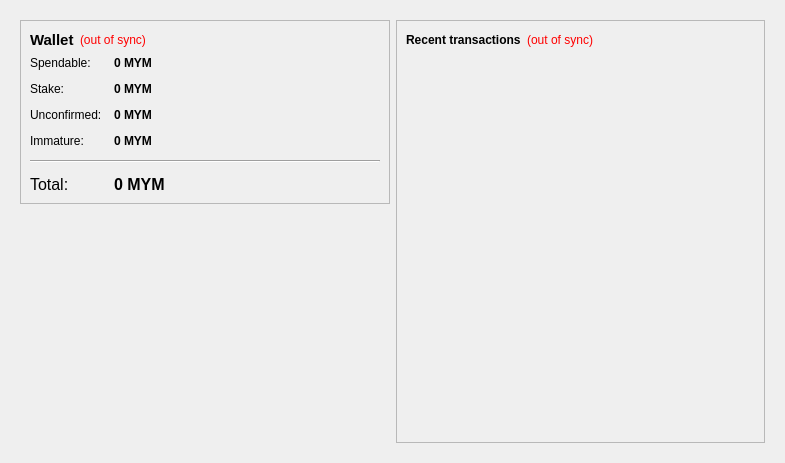
<?xml version="1.0" encoding="UTF-8"?>
<ui version="4.0">
 <class>OverviewPage</class>
 <widget class="QWidget" name="OverviewPage">
  <property name="geometry">
   <rect>
    <x>0</x>
    <y>0</y>
    <width>785</width>
    <height>463</height>
   </rect>
  </property>
  <property name="windowTitle">
   <string>Form</string>
  </property>
  <layout class="QHBoxLayout" name="horizontalLayout" stretch="0">
   <item>
    <widget class="QFrame" name="frameMain">
     <property name="frameShape">
      <enum>QFrame::NoFrame</enum>
     </property>
     <layout class="QHBoxLayout" name="horizontalLayout_3">
      <item>
       <layout class="QVBoxLayout" name="verticalLayout_2">
        <item>
         <widget class="QFrame" name="frame">
          <property name="frameShape">
           <enum>QFrame::StyledPanel</enum>
          </property>
          <property name="frameShadow">
           <enum>QFrame::Plain</enum>
          </property>
          <layout class="QVBoxLayout" name="verticalLayout_4">
           <item>
            <layout class="QHBoxLayout" name="horizontalLayout_4">
             <item>
              <widget class="QLabel" name="label_5">
               <property name="font">
                <font>
                 <pointsize>11</pointsize>
                 <weight>75</weight>
                 <bold>true</bold>
                </font>
               </property>
               <property name="text">
                <string>Wallet</string>
               </property>
              </widget>
             </item>
             <item>
              <widget class="QLabel" name="labelWalletStatus">
               <property name="toolTip">
                <string>The displayed information may be out of date. Your wallet automatically synchronizes with the ODNS network after a connection is established, but this process has not completed yet.</string>
               </property>
               <property name="styleSheet">
                <string notr="true">QLabel { color: red; }</string>
               </property>
               <property name="text">
                <string notr="true">(out of sync)</string>
               </property>
               <property name="alignment">
                <set>Qt::AlignLeading|Qt::AlignLeft|Qt::AlignVCenter</set>
               </property>
              </widget>
             </item>
             <item>
              <spacer name="horizontalSpacer_2">
               <property name="orientation">
                <enum>Qt::Horizontal</enum>
               </property>
               <property name="sizeHint" stdset="0">
                <size>
                 <width>40</width>
                 <height>20</height>
                </size>
               </property>
              </spacer>
             </item>
            </layout>
           </item>
           <item>
            <layout class="QFormLayout" name="formLayout_2">
             <property name="fieldGrowthPolicy">
              <enum>QFormLayout::AllNonFixedFieldsGrow</enum>
             </property>
             <property name="horizontalSpacing">
              <number>12</number>
             </property>
             <property name="verticalSpacing">
              <number>12</number>
             </property>
             <item row="0" column="0">
              <widget class="QLabel" name="label">
               <property name="text">
                <string>Spendable:</string>
               </property>
              </widget>
             </item>
             <item row="0" column="1">
              <widget class="QLabel" name="labelBalance">
               <property name="font">
                <font>
                 <weight>75</weight>
                 <bold>true</bold>
                </font>
               </property>
               <property name="cursor">
                <cursorShape>IBeamCursor</cursorShape>
               </property>
               <property name="toolTip">
                <string>Your current spendable balance</string>
               </property>
               <property name="text">
                <string notr="true">0 MYM</string>
               </property>
               <property name="textInteractionFlags">
                <set>Qt::LinksAccessibleByMouse|Qt::TextSelectableByKeyboard|Qt::TextSelectableByMouse</set>
               </property>
              </widget>
             </item>
             <item row="1" column="0">
              <widget class="QLabel" name="label_6">
               <property name="text">
                <string>Stake:</string>
               </property>
              </widget>
             </item>
             <item row="1" column="1">
              <widget class="QLabel" name="labelStake">
               <property name="font">
                <font>
                 <weight>75</weight>
                 <bold>true</bold>
                </font>
               </property>
               <property name="cursor">
                <cursorShape>IBeamCursor</cursorShape>
               </property>
               <property name="toolTip">
                <string>Total of coins that was staked, and do not yet count toward the current balance</string>
               </property>
               <property name="text">
                <string notr="true">0 MYM</string>
               </property>
               <property name="textInteractionFlags">
                <set>Qt::LinksAccessibleByMouse|Qt::TextSelectableByKeyboard|Qt::TextSelectableByMouse</set>
               </property>
              </widget>
             </item>
             <item row="2" column="0">
              <widget class="QLabel" name="label_3">
               <property name="text">
                <string>Unconfirmed:</string>
               </property>
              </widget>
             </item>
             <item row="2" column="1">
              <widget class="QLabel" name="labelUnconfirmed">
               <property name="font">
                <font>
                 <weight>75</weight>
                 <bold>true</bold>
                </font>
               </property>
               <property name="cursor">
                <cursorShape>IBeamCursor</cursorShape>
               </property>
               <property name="toolTip">
                <string>Total of transactions that have yet to be confirmed, and do not yet count toward the current balance</string>
               </property>
               <property name="text">
                <string notr="true">0 MYM</string>
               </property>
               <property name="textInteractionFlags">
                <set>Qt::LinksAccessibleByMouse|Qt::TextSelectableByKeyboard|Qt::TextSelectableByMouse</set>
               </property>
              </widget>
             </item>
             <item row="3" column="0">
              <widget class="QLabel" name="labelImmatureText">
               <property name="text">
                <string>Immature:</string>
               </property>
              </widget>
             </item>
             <item row="3" column="1">
              <widget class="QLabel" name="labelImmature">
               <property name="font">
                <font>
                 <weight>75</weight>
                 <bold>true</bold>
                </font>
               </property>
               <property name="toolTip">
                <string>Mined balance that has not yet matured</string>
               </property>
               <property name="text">
                <string notr="true">0 MYM</string>
               </property>
               <property name="textInteractionFlags">
                <set>Qt::LinksAccessibleByMouse|Qt::TextSelectableByKeyboard|Qt::TextSelectableByMouse</set>
               </property>
              </widget>
             </item>
             <item row="4" column="0" colspan="2">
              <widget class="Line" name="line">
               <property name="orientation">
                <enum>Qt::Horizontal</enum>
               </property>
              </widget>
             </item>
             <item row="5" column="0">
              <widget class="QLabel" name="labelTotalText">
               <property name="font">
                <font>
                 <pointsize>12</pointsize>
                </font>
               </property>
               <property name="text">
                <string>Total:</string>
               </property>
              </widget>
             </item>
             <item row="5" column="1">
              <widget class="QLabel" name="labelTotal">
               <property name="font">
                <font>
                 <pointsize>12</pointsize>
                 <weight>75</weight>
                 <bold>true</bold>
                </font>
               </property>
               <property name="cursor">
                <cursorShape>IBeamCursor</cursorShape>
               </property>
               <property name="toolTip">
                <string>Your current total balance</string>
               </property>
               <property name="text">
                <string notr="true">0 MYM</string>
               </property>
               <property name="textInteractionFlags">
                <set>Qt::LinksAccessibleByMouse|Qt::TextSelectableByKeyboard|Qt::TextSelectableByMouse</set>
               </property>
              </widget>
             </item>
            </layout>
           </item>
          </layout>
         </widget>
        </item>
        <item>
         <spacer name="verticalSpacer">
          <property name="orientation">
           <enum>Qt::Vertical</enum>
          </property>
          <property name="sizeHint" stdset="0">
           <size>
            <width>20</width>
            <height>40</height>
           </size>
          </property>
         </spacer>
        </item>
        <item>
         <widget class="QLabel" name="label_2">
          <property name="text">
           <string/>
          </property>
          <property name="pixmap">
           <pixmap>:/images/wallet</pixmap>
          </property>
         </widget>
        </item>
       </layout>
      </item>
      <item>
       <layout class="QVBoxLayout" name="verticalLayout_3">
        <item>
         <widget class="QFrame" name="frame_2">
          <property name="frameShape">
           <enum>QFrame::StyledPanel</enum>
          </property>
          <property name="frameShadow">
           <enum>QFrame::Plain</enum>
          </property>
          <layout class="QVBoxLayout" name="verticalLayout">
           <item>
            <layout class="QHBoxLayout" name="horizontalLayout_2">
             <item>
              <widget class="QLabel" name="label_4">
               <property name="text">
                <string>&lt;b&gt;Recent transactions&lt;/b&gt;</string>
               </property>
              </widget>
             </item>
             <item>
              <widget class="QLabel" name="labelTransactionsStatus">
               <property name="toolTip">
                <string>The displayed information may be out of date. Your wallet automatically synchronizes with the ODNS network after a connection is established, but this process has not completed yet.</string>
               </property>
               <property name="styleSheet">
                <string notr="true">QLabel { color: red; }</string>
               </property>
               <property name="text">
                <string notr="true">(out of sync)</string>
               </property>
               <property name="alignment">
                <set>Qt::AlignRight|Qt::AlignTrailing|Qt::AlignVCenter</set>
               </property>
              </widget>
             </item>
             <item>
              <spacer name="horizontalSpacer">
               <property name="orientation">
                <enum>Qt::Horizontal</enum>
               </property>
               <property name="sizeHint" stdset="0">
                <size>
                 <width>40</width>
                 <height>20</height>
                </size>
               </property>
              </spacer>
             </item>
            </layout>
           </item>
           <item>
            <widget class="QListView" name="listTransactions">
             <property name="styleSheet">
              <string notr="true">QListView { background: transparent; }</string>
             </property>
             <property name="frameShape">
              <enum>QFrame::NoFrame</enum>
             </property>
             <property name="verticalScrollBarPolicy">
              <enum>Qt::ScrollBarAlwaysOff</enum>
             </property>
             <property name="horizontalScrollBarPolicy">
              <enum>Qt::ScrollBarAlwaysOff</enum>
             </property>
             <property name="selectionMode">
              <enum>QAbstractItemView::NoSelection</enum>
             </property>
            </widget>
           </item>
          </layout>
         </widget>
        </item>
       </layout>
      </item>
     </layout>
    </widget>
   </item>
  </layout>
 </widget>
 <resources/>
 <connections/>
</ui>
